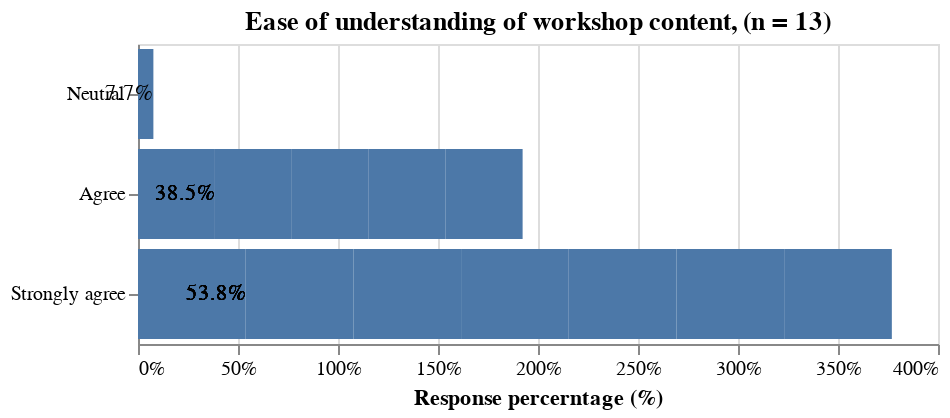

Notebook cell for this chart:
### Code cell
bar = alt.Chart(post_df, title="Ease of understanding of workshop content, (n = 13)"
               ).transform_joinaggregate(
    total='count()',
    groupby=['workshop_LOU']
).transform_calculate(
    percent=alt.datum.total/13
).mark_bar().encode(
    x= alt.X('percent:Q', title = "Response percerntage (%)", axis=alt.Axis(format='%')),
    y=alt.Y('workshop_LOU', sort='x', title="")
    ).properties(
    width=400,
    height=150
    )

text = alt.Chart(post_df, title="Ease of understanding of workshop content, (n = 13)"
               ).transform_joinaggregate(
    total='count()',
    groupby=['workshop_LOU']
).transform_calculate(
    percent=alt.datum.total/13
).mark_text(
        align='right',
    ).encode(
        y = alt.Y('workshop_LOU', sort = 'x'),
        x = alt.X('percent:Q'),
        text=alt.Text('percent:Q',format='.1%')
).properties(
    width=400,
    height=150
    )

q2_plot = alt.layer(bar, text, data=post_df)

# Show the plot|
q2_plot

### Figure 1 — Vega-Lite specification as saved in the notebook (floating-point values rounded to 4 significant figures)
{"config": {"view": {"continuousWidth": 400, "continuousHeight": 300}}, "layer": [{"mark": "bar", "encoding": {"x": {"axis": {"format": "%"}, "field": "percent", "title": "Response percerntage (%)", "type": "quantitative"}, "y": {"field": "workshop_LOU", "sort": "x", "title": "", "type": "nominal"}}, "height": 150, "title": "Ease of understanding of workshop content, (n = 13)", "transform": [{"joinaggregate": [{"op": "count", "as": "total"}], "groupby": ["workshop_LOU"]}, {"calculate": "(datum.total / 13)", "as": "percent"}], "width": 400}, {"mark": {"type": "text", "align": "right"}, "encoding": {"text": {"field": "percent", "format": ".1%", "type": "quantitative"}, "x": {"field": "percent", "type": "quantitative"}, "y": {"field": "workshop_LOU", "sort": "x", "type": "nominal"}}, "height": 150, "title": "Ease of understanding of workshop content, (n = 13)", "transform": [{"joinaggregate": [{"op": "count", "as": "total"}], "groupby": ["workshop_LOU"]}, {"calculate": "(datum.total / 13)", "as": "percent"}], "width": 400}], "data": {"name": "data-161bba1cbac5b9da8c94ec270e9a8bdc"}, "$schema": "https://vega.github.io/schema/vega-lite/v4.17.0.json", "datasets": {"data-161bba1cbac5b9da8c94ec270e9a8bdc": [{"ID": 1, "Start time": "4-28-22 11:02:00", "Completion time": "4-28-22 11:04:46", "Email": "anonymous", "Name": null, "workshop_interest": "Agree", "workshop_LOU": "Agree", "workshop_relevance": "Agree", "workshop_org": "Agree", "prac_q": "Agree", "future_relevance": "Agree", "content_volume": "Just right", "improvements_content": null, "comments_content": null, "training_period": "Four weeks:  one session per week for four weeks. ;", "training_hours": "Morning\n", "future_topics": "Business writing & leadership ", "facilitator_preparedness": "Agree", "facilitator_q_a": "Agree", "facilitator_experience": "Agree", "facilitator_subject_knowledge": "Agree", "attention": "Agree", "content_pace": "Just right", "facilitator_Comments": null, "slack_recommendations": "It was fine / good ", "subscription": "Yes, I will subscribe via PMV's website to receive Mailchimp messages;", "general_comments": "Thank you and it was a pleasure knowing you all since last few weeks ", "PD_preferred_time": "Weekdays (Monday to Friday)\n"}, {"ID": 2, "Start time": "4-28-22 11:01:44", "Completion time": "4-28-22 11:05:26", "Email": "anonymous", "Name": null, "workshop_interest": "Strongly agree", "workshop_LOU": "Strongly agree", "workshop_relevance": "Agree", "workshop_org": "Strongly agree", "prac_q": "Agree", "future_relevance": "Strongly agree", "content_volume": "Just right", "improvements_content": "Maybe some fun graphics", "comments_content": "Great presenters that made sure you  understood", "training_period": "Four weeks:  one session per week for four weeks. ;", "training_hours": "Morning\n", "future_topics": "Project planning, workforce planning event planning", "facilitator_preparedness": "Strongly Agree", "facilitator_q_a": "Strongly Agree", "facilitator_experience": "Strongly Agree", "facilitator_subject_knowledge": "Strongly Agree", "attention": "Strongly Agree", "content_pace": "Just right", "facilitator_Comments": "Awesome!", "slack_recommendations": "I honestly did use Slack I used the chat and tools in Zoom", "subscription": "Maybe, I will think about it;", "general_comments": null, "PD_preferred_time": "Weekdays (Monday to Friday)\n"}, {"ID": 3, "Start time": "4-28-22 11:01:41", "Completion time": "4-28-22 11:07:05", "Email": "anonymous", "Name": null, "workshop_interest": "Agree", "workshop_LOU": "Agree", "workshop_relevance": "Agree", "workshop_org": "Agree", "prac_q": "Agree", "future_relevance": "Agree", "content_volume": "Just right", "improvements_content": "I don;t have any reccomendations", "comments_content": null, "training_period": "Two weeks:  two sessions per week for two weeks.\n;", "training_hours": "Afternoon", "future_topics": "change management and project risk management ", "facilitator_preparedness": "Agree", "facilitator_q_a": "Agree", "facilitator_experience": "Agree", "facilitator_subject_knowledge": "Agree", "attention": "Agree", "content_pace": "Just right", "facilitator_Comments": "nothing :) ", "slack_recommendations": "I didn't use slack a lot because our organization used Microsoft teams already which has some similarities. ", "subscription": "Maybe, I will think about it;Yes, I will subscribe via PMV's website to receive Mailchimp messages;", "general_comments": null, "PD_preferred_time": "Weekdays (Monday to Friday)\n"}, {"ID": 4, "Start time": "4-28-22 11:01:46", "Completion time": "4-28-22 11:07:08", "Email": "anonymous", "Name": null, "workshop_interest": "Agree", "workshop_LOU": "Agree", "workshop_relevance": "Agree", "workshop_org": "Neutral", "prac_q": "Agree", "future_relevance": "Agree", "content_volume": "Just right", "improvements_content": "it seems like most of the workshop participants work for larger organizations - not sure if that is the case - but I had a bit of a hard time applying some of the ideas to my workplace - there are only 2 part time employees here. But I will definitely take away the broader ideas and try to apply them.", "comments_content": "can't think of anything right now", "training_period": "Four weeks:  one session per week for four weeks. ;", "training_hours": "Morning\n", "future_topics": "finding Science (research and education) based grant opportunities in Canada", "facilitator_preparedness": "Strongly Agree", "facilitator_q_a": "Strongly Agree", "facilitator_experience": "Strongly Agree", "facilitator_subject_knowledge": "Strongly Agree", "attention": "Strongly Agree", "content_pace": "Just right", "facilitator_Comments": "can't think of anything right now", "slack_recommendations": "I didn't have time to explore slack", "subscription": "No, not at this time;", "general_comments": "thanks again!", "PD_preferred_time": "Weekdays (Monday to Friday)\n"}, {"ID": 5, "Start time": "4-28-22 11:02:10", "Completion time": "4-28-22 11:10:02", "Email": "anonymous", "Name": null, "workshop_interest": "Strongly agree", "workshop_LOU": "Agree", "workshop_relevance": "Agree", "workshop_org": "Strongly agree", "prac_q": "Agree", "future_relevance": "Strongly agree", "content_volume": "Just right", "improvements_content": "None at this time...", "comments_content": "I would recommend this workshop and your team to others...", "training_period": "Four weeks:  one session per week for four weeks. ;", "training_hours": "Morning\n", "future_topics": "The importance of setting-up and maintaining the information necessary to do a \"Return on Investment\" analysis so that it can be easily utilized at/near the end of a project.", "facilitator_preparedness": "Strongly Agree", "facilitator_q_a": "Strongly Agree", "facilitator_experience": "Strongly Agree", "facilitator_subject_knowledge": "Strongly Agree", "attention": "Strongly Agree", "content_pace": "Just right", "facilitator_Comments": "I enjoyed the sense of camaraderie that was created in the workshop...we are all in this together.", "slack_recommendations": "I did not like and have never used SLACK plus did not have the time to explore its effectiveness.  ", "subscription": "Maybe, I will think about it;", "general_comments": "I enjoyed the sense of camaraderie that was created in the workshop...we are all in this together.", "PD_preferred_time": "Weekdays (Monday to Friday)\n"}, {"ID": 6, "Start time": "4-28-22 11:02:22", "Completion time": "4-28-22 11:10:11", "Email": "anonymous", "Name": null, "workshop_interest": "Strongly agree", "workshop_LOU": "Strongly agree", "workshop_relevance": "Strongly agree", "workshop_org": "Strongly agree", "prac_q": "Strongly agree", "future_relevance": "Strongly agree", "content_volume": "Just right", "improvements_content": "Hands on using Project Management Software", "comments_content": "Everything is simple and very easy to understand", "training_period": "One Week:Ê four sessions over one week.;", "training_hours": "Morning\n", "future_topics": "Agile Project Management, Jira tool Implementation, Change and Risk Management", "facilitator_preparedness": "Strongly Agree", "facilitator_q_a": "Strongly Agree", "facilitator_experience": "Strongly Agree", "facilitator_subject_knowledge": "Strongly Agree", "attention": "Strongly Agree", "content_pace": "Just right", "facilitator_Comments": "Everyone is well trained", "slack_recommendations": "Any tool like Miro would be more useful", "subscription": "Yes, I will subscribe via PMV's website to receive Mailchimp messages;", "general_comments": "Yes I give my consent", "PD_preferred_time": "Weekdays (Monday to Friday)\n"}, {"ID": 7, "Start time": "4-28-22 11:01:41", "Completion time": "4-28-22 11:10:35", "Email": "anonymous", "Name": null, "workshop_interest": "Agree", "workshop_LOU": "Strongly agree", "workshop_relevance": "Strongly agree", "workshop_org": "Agree", "prac_q": "Agree", "future_relevance": "Strongly agree", "content_volume": "Just right", "improvements_content": "I noticed that the slides that were provided were not exactly what David was presenting, new info was added after. It would be nice to have the updated slides to follow on, for those who make notes. ", "comments_content": "offer a refresher course for those who have taken it in the past. ", "training_period": "Four weeks:  one session per week for four weeks. ;One Week:Ê four sessions over one week.;Two weeks:  two sessions per week for two weeks.\n;all would work, I liked weekly;", "training_hours": "morning or afternoon are good ", "future_topics": "more indepth info on all the topics please!!! ", "facilitator_preparedness": "Agree", "facilitator_q_a": "Agree", "facilitator_experience": "Agree", "facilitator_subject_knowledge": "Agree", "attention": "Agree", "content_pace": "Just right", "facilitator_Comments": "Nice, open and very easy going! ", "slack_recommendations": "formulating small groups on the different headings being discussed and share info or experiences in those chats, between the actual class time", "subscription": "Yes, I will subscribe via PMV's website to receive Mailchimp messages;", "general_comments": null, "PD_preferred_time": "Tues/ Wed or Thurs "}, {"ID": 8, "Start time": "4-28-22 11:01:45", "Completion time": "4-28-22 11:10:51", "Email": "anonymous", "Name": null, "workshop_interest": "Agree", "workshop_LOU": "Strongly agree", "workshop_relevance": "Agree", "workshop_org": "Strongly agree", "prac_q": "Neutral", "future_relevance": "Agree", "content_volume": "Just right", "improvements_content": "Could be helpful to create documentation (Project Charter, WBS, Gantt Chart etc.) based on a sample project, either in break out rooms or together in the larger group.", "comments_content": null, "training_period": "Four weeks:  one session per week for four weeks. ;", "training_hours": "Morning\n", "future_topics": null, "facilitator_preparedness": "Agree", "facilitator_q_a": "Agree", "facilitator_experience": "Agree", "facilitator_subject_knowledge": "Agree", "attention": "Agree", "content_pace": "Just right", "facilitator_Comments": null, "slack_recommendations": null, "subscription": "Maybe, I will think about it;", "general_comments": null, "PD_preferred_time": "Weekdays (Monday to Friday)\n"}, {"ID": 9, "Start time": "4-28-22 11:02:44", "Completion time": "4-28-22 11:12:09", "Email": "anonymous", "Name": null, "workshop_interest": "Strongly agree", "workshop_LOU": "Strongly agree", "workshop_relevance": "Agree", "workshop_org": "Strongly agree", "prac_q": "Neutral", "future_relevance": "Strongly agree", "content_volume": "Just right", "improvements_content": "not sure if the workshop materials can be sent via Zoom - only need to log into Zoom to access the workshop and materials instead of via Slack + Zoom", "comments_content": "Nil", "training_period": "Two weeks:  two sessions per week for two weeks.\n;", "training_hours": "Evening", "future_topics": "How to prepare budget for program that consists:\n1. budget for individual event or activity \n2. budget for administrative costs\n3. budget for sub-contractor costs\n4. others", "facilitator_preparedness": "Strongly Agree", "facilitator_q_a": "Strongly Agree", "facilitator_experience": "Agree", "facilitator_subject_knowledge": "Strongly Agree", "attention": "Agree", "content_pace": "Just right", "facilitator_Comments": "Nil", "slack_recommendations": "Nil", "subscription": "No, I am already subscribed and receiving messages;", "general_comments": null, "PD_preferred_time": "Option for BOTH weekdays and weekends"}, {"ID": 10, "Start time": "4-28-22 11:02:25", "Completion time": "4-28-22 11:13:04", "Email": "anonymous", "Name": null, "workshop_interest": "Agree", "workshop_LOU": "Strongly agree", "workshop_relevance": "Strongly agree", "workshop_org": "Strongly agree", "prac_q": "Agree", "future_relevance": "Strongly agree", "content_volume": "Just right", "improvements_content": "Would be great to have the chance to mock plan an event from beginning to end? ", "comments_content": "The content was useful, it was great to get all the templates that we can use for our next project. \n", "training_period": "Two weeks:  two sessions per week for two weeks.\n;", "training_hours": "Morning\n", "future_topics": "It would be great to get more in depth on all above listed topics. Change management would be a great option for me as my organization keeps growing and developing.", "facilitator_preparedness": "Agree", "facilitator_q_a": "Agree", "facilitator_experience": "Strongly Agree", "facilitator_subject_knowledge": "Strongly Agree", "attention": "Agree", "content_pace": "Just right", "facilitator_Comments": "Facilitators were very knowledgeable and great at answering questions.", "slack_recommendations": null, "subscription": "No, not at this time;", "general_comments": null, "PD_preferred_time": "Weekdays (Monday to Friday)\n"}, {"ID": 11, "Start time": "4-28-22 11:02:39", "Completion time": "4-28-22 11:13:23", "Email": "anonymous", "Name": null, "workshop_interest": "Strongly agree", "workshop_LOU": "Strongly agree", "workshop_relevance": "Strongly agree", "workshop_org": "Strongly agree", "prac_q": "Strongly agree", "future_relevance": "Strongly agree", "content_volume": "Just right", "improvements_content": "More break out sessions probably.", "comments_content": null, "training_period": "Four weeks:  one session per week for four weeks. ;", "training_hours": "12 noon - 1PM", "future_topics": "Project Communication planning.", "facilitator_preparedness": "Strongly Agree", "facilitator_q_a": "Strongly Agree", "facilitator_experience": "Strongly Agree", "facilitator_subject_knowledge": "Strongly Agree", "attention": "Strongly Agree", "content_pace": "Just right", "facilitator_Comments": null, "slack_recommendations": null, "subscription": "No, I am already subscribed and receiving messages;", "general_comments": "Toye - I really enjoyed participating in this workshop. I was able to get a different perspective on project management use in the non-profit sector. The facilitators were well prepared and engaging during the sessions too. I recommend it for sure.", "PD_preferred_time": "Saturday and/or Sunday"}, {"ID": 12, "Start time": "4-28-22 11:02:20", "Completion time": "4-28-22 11:15:57", "Email": "anonymous", "Name": null, "workshop_interest": "Agree", "workshop_LOU": "Agree", "workshop_relevance": "Agree", "workshop_org": "Agree", "prac_q": "Neutral", "future_relevance": "Agree", "content_volume": "Just right", "improvements_content": "I think the examples on the curse were fine, nevertheless I think creating one project together could work to explain and exemplify all of the content. \nI mean filling all the templates, and have a discussion or dynamic activities to do them, maybe not just breakout rooms.  ", "comments_content": "I think it is good, I di not have any trouble having it online. ", "training_period": "Four weeks:  one session per week for four weeks. ;", "training_hours": "Morning\n", "future_topics": "Why this Non-Profits workshop is different to a regular PM workshop? I am not sure I see the difference, maybe in the curse you could explain how is different or what could be done in one and not in the regular or vice versa.\nMore depth using different pm tools, the material is great, but maybe could be good to have other options like ms project, project libre or others. ", "facilitator_preparedness": "Strongly Agree", "facilitator_q_a": "Strongly Agree", "facilitator_experience": "Agree", "facilitator_subject_knowledge": "Agree", "attention": "Agree", "content_pace": "Just right", "facilitator_Comments": "They were great, they did not pressure the attendees to talk much or to have to answer any particular question.", "slack_recommendations": "Maybe do an exercise at the beginning involving slack so everyone get used to use it, I know there is the presentations but I mean something more into the workshop itself. \n", "subscription": "Maybe, I will think about it;", "general_comments": "The workshop was very interesting and useful, although I had some experience in project manager I learned new things and tips, besides I think I will be using the material that PMV gave me during this workshop for many of my projects. Finally, I would like to say that the facilitators were very nice and I can see they have more than enough experience and are knowledgeable in this regards.  \nThank you PMV!  ", "PD_preferred_time": "Weekdays (Monday to Friday)\n"}, {"ID": 13, "Start time": "4-28-22 11:10:00", "Completion time": "4-28-22 11:17:32", "Email": "anonymous", "Name": null, "workshop_interest": "Neutral", "workshop_LOU": "Neutral", "workshop_relevance": "Agree", "workshop_org": "Agree", "prac_q": "Agree", "future_relevance": "Neutral", "content_volume": "Too little information", "improvements_content": "Hard to stay focused.", "comments_content": null, "training_period": "One Week:Ê four sessions over one week.;", "training_hours": "Morning\n", "future_topics": "More tips and success stories on projects. Like an analysis of a past project?", "facilitator_preparedness": "Agree", "facilitator_q_a": "Neutral", "facilitator_experience": "Agree", "facilitator_subject_knowledge": "Agree", "attention": "Disagree", "content_pace": "Just right", "facilitator_Comments": "Thank you.", "slack_recommendations": "More interactions on there between participants.", "subscription": "No, not at this time;Maybe, I will think about it;", "general_comments": null, "PD_preferred_time": "Option for BOTH weekdays and weekends"}]}}
